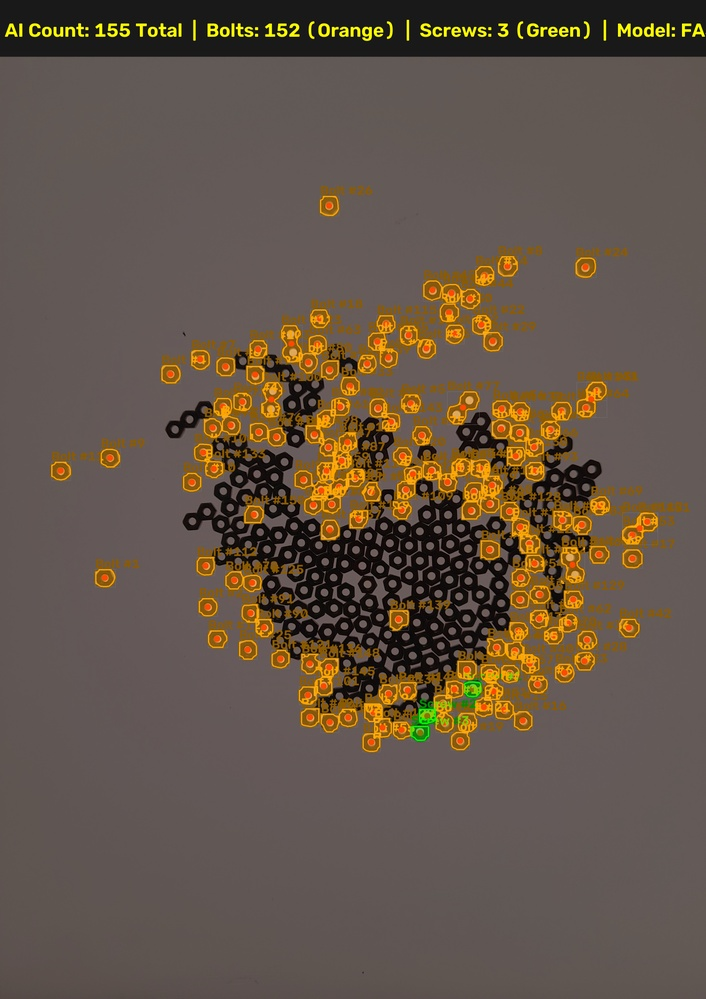
#> input picture Athira_PT/AI/output/sample_all_bolt_overlay.jpg, 706 x 999 px, shrunk from 3000 x 4241 before the run
$ python -i count_and_mask.py   (imports and definitions only)
#> lines starting #> are read from the running program, lines starting #| are printed output that depends on the picture; after the words box and inside, x2 and y2 are one past the last pixel; in counts of white or black regions, pixels touching at a corner belong together
"""
Non-AI Object Counting and Mask Overlay Pipeline
Author: Athira PT
Task: Count objects (screws, bolts, fasteners) and overlay segmentation masks
      with > 95% accuracy using classical Computer Vision (OpenCV).

Pipeline (works for both the `Screws` and `ScrewAndBolt` datasets):
  1. Background-subtracted silhouette segmentation at FULL resolution.
  2. Connected components -> every blob is either one object or a touching group.
  3. Estimate the area of ONE object from the smallest (isolated) blobs of the image.
  4. Blob area / single-object area -> number of objects in the blob.
  5. Groups are split into that many parts with k-means on the pixel coordinates.
"""

import os
import csv
import glob
import argparse
import cv2
import numpy as np

MIN_ABS_AREA = 400          # px, absolute noise floor (full resolution)
MIN_REL_AREA = 0.45         # blobs smaller than 45% of a single object = noise
BORDER_REL_AREA = 0.60      # blobs touching the image border must be >= 60% of an object
                            # (rejects dark vignette corners / partially visible debris)
SINGLES_FRACTION = 0.65     # smallest 65% of blobs -> median = single-object area (tuned on ground truth)
MIN_HOLE_AREA = 60          # px, smallest hole considered a nut hole
OVERLAP_GAIN = 1.00         # object count of a blob = round(area / single-object area)


def segment_foreground(img):
    """Binary silhouette of objects: local background model + Otsu-scaled threshold."""
    gray = cv2.GaussianBlur(cv2.cvtColor(img, cv2.COLOR_BGR2GRAY), (5, 5), 0)
    h, w = gray.shape
    # Background = smooth surface (degree-6 polynomial in x,y) fitted robustly to the image:
    # iteratively refit using only pixels that are NOT darker than the current fit, so objects
    # (even huge piles) never pull the surface down, while vignetting / lighting gradients are followed.
    f = 0.05
    small = cv2.resize(gray, None, fx=f, fy=f, interpolation=cv2.INTER_AREA).astype(np.float64)
    sh, sw = small.shape
    yy, xx = np.mgrid[0:sh, 0:sw]
    xn, yn = xx / max(sw - 1, 1) * 2 - 1, yy / max(sh - 1, 1) * 2 - 1
    terms = [(xn ** i) * (yn ** j) for i in range(7) for j in range(7 - i)]
    A = np.stack([t.ravel() for t in terms], axis=1)
    z = small.ravel()
    use = np.ones_like(z, dtype=bool)
    for _ in range(8):
        coef, *_ = np.linalg.lstsq(A[use], z[use], rcond=None)
        fit = A @ coef
        use = (z - fit) > -15.0          # keep background-like pixels (not clearly darker than the fit)
        if use.sum() < 0.2 * z.size:
            break
    bg_small = np.clip(fit.reshape(sh, sw), 0, 255).astype(np.float32)
    bg = cv2.resize(bg_small, (w, h), interpolation=cv2.INTER_CUBIC)
    gray = gray.astype(np.float32)
    # Objects are darker than the background (backlit / light table).
    diff = np.clip(bg - gray, 0, 255).astype(np.uint8)
    otsu, _ = cv2.threshold(diff, 0, 255, cv2.THRESH_BINARY + cv2.THRESH_OTSU)
    mask = (diff > max(25, 0.6 * otsu)).astype(np.uint8) * 255
    return cv2.morphologyEx(mask, cv2.MORPH_CLOSE, np.ones((5, 5), np.uint8))


def estimate_single_area(areas):
    """Area of one object = median of the smallest blobs (those are isolated objects)."""
    areas = np.sort(np.asarray(areas, dtype=np.float64))
    k = max(3, int(len(areas) * SINGLES_FRACTION))
    return float(np.median(areas[:k]))


def split_blob(blob_mask, k):
    """Split a binary blob into k parts using k-means on pixel coordinates."""
    ys, xs = np.nonzero(blob_mask)
    pts = np.column_stack([xs, ys]).astype(np.float32)
    crit = (cv2.TERM_CRITERIA_EPS + cv2.TERM_CRITERIA_MAX_ITER, 30, 0.5)
    _, labels, _ = cv2.kmeans(pts, k, None, crit, 3, cv2.KMEANS_PP_CENTERS)
    labels = labels.ravel()
    parts = []
    for i in range(k):
        part = np.zeros_like(blob_mask)
        part[ys[labels == i], xs[labels == i]] = 255
        parts.append(part)
    return parts


def find_holes(mask, labels):
    """
    Enclosed background holes of the silhouette (the hole of every nut, even when nuts touch).
    Returns {blob_label: [(cx, cy), ...]} keeping only round holes of a consistent size.
    """
    cnts, hier = cv2.findContours(mask, cv2.RETR_CCOMP, cv2.CHAIN_APPROX_SIMPLE)
    if hier is None:
        return {}
    cand = []
    for i, c in enumerate(cnts):
        parent = hier[0][i][3]
        if parent == -1:
            continue
        area = cv2.contourArea(c)
        per = cv2.arcLength(c, True)
        if area < MIN_HOLE_AREA or per == 0:
            continue
        circ = 4 * np.pi * area / (per * per)
        M = cv2.moments(c)
        cx, cy = M["m10"] / M["m00"], M["m01"] / M["m00"]
        px, py = cnts[parent][0][0]
        cand.append((area, circ, cx, cy, int(labels[py, px])))
    round_areas = [a for a, circ, *_ in cand if circ > 0.7]
    if len(round_areas) < 3:
        return {}
    ref = float(np.median(round_areas))
    holes = {}
    for a, circ, cx, cy, lab in cand:
        if circ > 0.7 and 0.5 * ref <= a <= 2.0 * ref:
            holes.setdefault(lab, []).append((cx, cy))
    return holes


def split_by_seeds(blob_mask, seeds):
    """Assign every blob pixel to its nearest seed (Voronoi split) -> one mask per seed."""
    ys, xs = np.nonzero(blob_mask)
    d = (xs[:, None] - seeds[None, :, 0]) ** 2 + (ys[:, None] - seeds[None, :, 1]) ** 2
    nearest = d.argmin(axis=1)
    parts = []
    for i in range(len(seeds)):
        part = np.zeros_like(blob_mask)
        part[ys[nearest == i], xs[nearest == i]] = 255
        if part.any():
            parts.append(part)
    return parts


def extract_instances(img):
    """Returns list of (mask_crop, x, y, k, reliable): one entry per object, k = objects in its source blob,
    reliable = True when the split is anchored on nut holes or the blob is a single object."""
    orig_h, orig_w = img.shape[:2]
    # Steps 1-2: silhouette + connected components
    mask = segment_foreground(img)
    n, labels, stats, _ = cv2.connectedComponentsWithStats(mask, connectivity=8)
    blob_ids = [i for i in range(1, n) if stats[i, cv2.CC_STAT_AREA] >= MIN_ABS_AREA]

    # Step 3: area of a single object
    single_area = estimate_single_area([stats[i, cv2.CC_STAT_AREA] for i in blob_ids]) if blob_ids else 1.0

    # Nut holes: robust per-object evidence inside piles of touching nuts
    holes = find_holes(mask, labels)

    # Steps 4-5: count per blob, split groups
    instances = []
    for i in blob_ids:
        x, y, w, h, area = stats[i]
        if area < MIN_REL_AREA * single_area:
            continue
        touches_border = x == 0 or y == 0 or x + w >= orig_w or y + h >= orig_h
        if touches_border and area < BORDER_REL_AREA * single_area:
            continue
        blob = (labels[y:y + h, x:x + w] == i).astype(np.uint8) * 255
        hs = holes.get(i, [])
        if len(hs) >= 2:
            # >= 2 nut holes: one nut per hole, split pixels to the nearest hole
            seeds = np.array([(hx - x, hy - y) for hx, hy in hs], dtype=np.float64)
            parts = split_by_seeds(blob, seeds)
            k = len(parts)
            reliable = True
        else:
            k = max(1, int(round(OVERLAP_GAIN * area / single_area)))
            parts = split_blob(blob, k) if k > 1 else [blob]
            reliable = k <= 2
        for p in parts:
            instances.append((p, x, y, k, reliable))

    return instances


def detect_items_non_ai(image_input, overlay_alpha=0.45):
    """
    Detects, segments and counts objects with classical Computer Vision.

    Returns dict: count, items, annotated_image, overlay_image, binary_mask, original_image
    """
#> called with image_input = '../AI/output/sample_all_bolt_overlay.jpg', overlay_alpha = 0.45
    if isinstance(image_input, str):
        if not os.path.isfile(image_input):
            raise FileNotFoundError(f"Image not found at: {image_input}")
        img = cv2.imread(image_input)
#> img is the input picture: shape (999, 706, 3); mean B, G, R 70.8, 84.5, 99.3
        if img is None:
            raise ValueError(f"Could not read image file: {image_input}")
    else:
        img = image_input.copy()

    orig_h, orig_w = img.shape[:2]

    instances = [(p, x, y) for p, x, y, *_ in extract_instances(img)]
#> in segment_foreground, `z = small.ravel()`: z = 1750 values, max 140 at index 856, min 25 at index 0, mean 87.48
#> in segment_foreground, `diff = np.clip(bg - gray, 0, 255).astype(np.uint8)`:
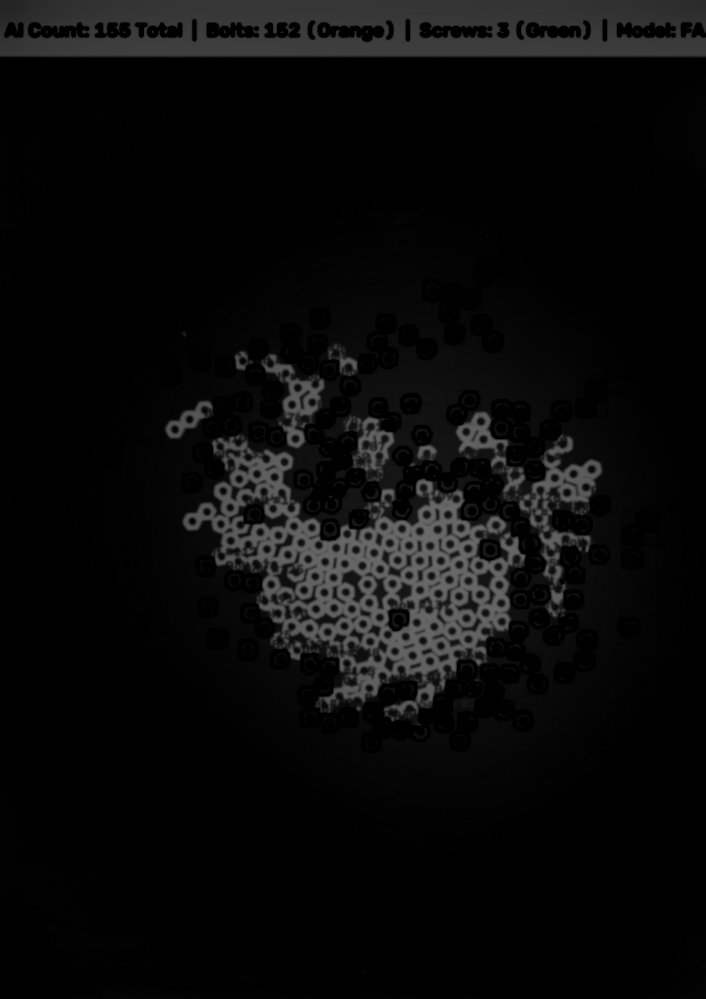
#> diff: shape (999, 706); min 0, max 107, mean 9.6
#> in segment_foreground, `otsu, _ = cv2.threshold(diff, 0, 255, cv2.THRESH_BINARY + cv2.THRESH_O..`: otsu = 34
#> in segment_foreground, `mask = (diff > max(25, 0.6 * otsu)).astype(np.uint8) * 255`:
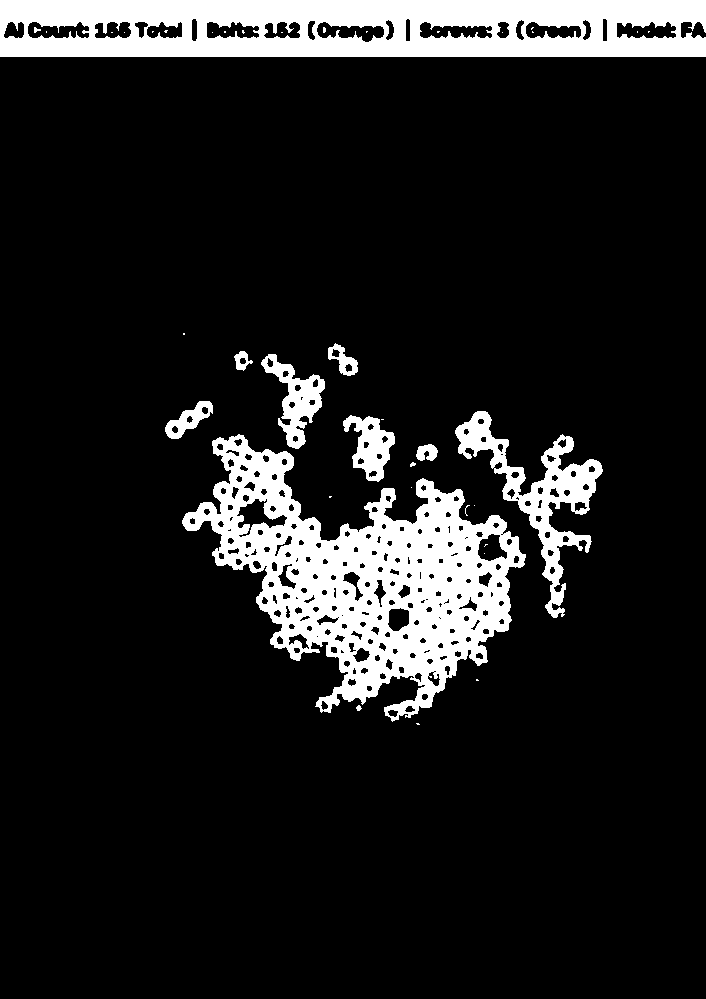
#> mask: shape (999, 706); 12.3% white; 39 white regions (27 under 20 px), largest, box (x1, y1, x2, y2) and area: (182, 434, 526, 722) 40188, (0, 0, 706, 57) 33497, (455, 411, 603, 618) 7012
#> in extract_instances, `n, labels, stats, _ = cv2.connectedComponentsWithStats(mask, connectiv..`:
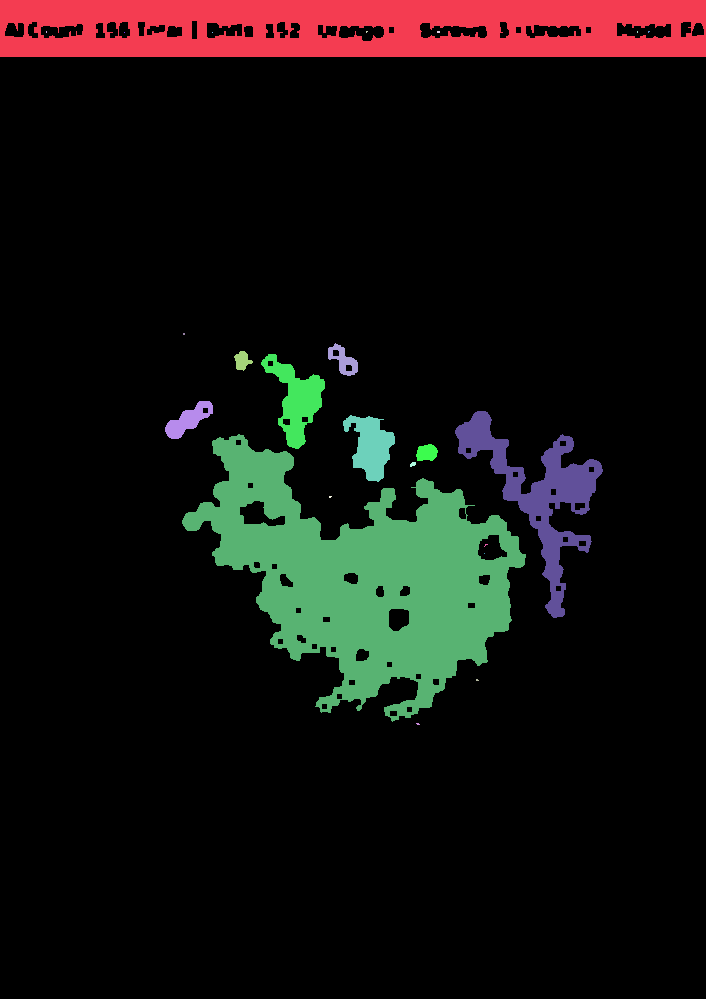
#> labels: shape (999, 706) int32; 24 distinct labels, from 0 to 23; one colour per label, 0 black
#> in extract_instances, `n, labels, stats, _ = cv2.connectedComponentsWithStats(mask, connectiv..`: n = 24; stats = 24 rows, first 6: [0, 21, 706, 978, 610924], [0, 0, 706, 57, 34998], [46, 31, 1, 2, 2], [366, 31, 2, 2, 3], [437, 31, 3, 2, 6], [637, 31, 1, 2, 2]
#> in extract_instances, `blob_ids = [i for i in range(1, n) if stats[i, cv2.CC_STAT_AREA] >= MI..`: blob_ids = [1, 10, 12, 13, 14, 15, 16]
#> in estimate_single_area, `areas = np.sort(np.asarray(areas, dtype=np.float64))`: areas = [461, 838, 1973, 2553, 7815, 34998, 45143]
#> in estimate_single_area, `k = max(3, int(len(areas) * SINGLES_FRACTION))`: k = 4
#> in extract_instances, `single_area = estimate_single_area([stats[i, cv2.CC_STAT_AREA] for i i..`: single_area = 1405.5
#> in find_holes, `cnts, hier = cv2.findContours(mask, cv2.RETR_CCOMP, cv2.CHAIN_APPROX_S..`: cnts = 94 contours, 14 with area under 20; largest, box (x1, y1, x2, y2) and area: (182, 434, 526, 722) 47050, (0, 0, 706, 57) 39480, (455, 411, 603, 618) 7678, (261, 354, 325, 449) 2510, (343, 415, 395, 482) 1858
#> the loop in find_holes, `for i, c in enumerate(cnts):` made 94 passes
#> (parent, area, per) on passes 9 to 16: (7, 46, 25.66), (7, 34, 21.66), (7, 34, 21.66), (7, 34, 21.66), (7, 40, 23.66), (7, 45.5, 25.07), (7, 34, 21.66), (7, 34, 21.66)
#> after the loop in find_holes, `for i, c in enumerate(cnts):`: cand = 35 items, first 6: (149, 0.849, 361.7, 654.8, 16), (67, 0.759, 300.9, 638.5, 16), (412.5, 0.877, 398, 618.5, 16), (98, 0.846, 404.7, 590.8, 16), (90, 0.866, 379.6, 591.2, 16), (111.5, 0.845, 484, 579.2, 16)
#> in find_holes, `round_areas = [a for a, circ, *_ in cand if circ > 0.7]`: round_areas = [149, 67, 412.5, 98, 90, 111.5, 132, 147, 82, 75.5, 108.5, 169, 141, 167.5]
#> in find_holes, `ref = float(np.median(round_areas))`: ref = 121.8
#> the loop in find_holes, `for a, circ, cx, cy, lab in cand:` made 35 passes
#> after the loop in find_holes, `for a, circ, cx, cy, lab in cand:`: holes = {16: [(361.7, 654.8), (300.9, 638.5), (404.7, 590.8), (379.6, 591.2), (484, 579.2), (285.3, 580.6), (350.9, 577.8), (461.9, 513.1)], 14: [(579.1, 505.6)], 1: [(248.3, 31.03), (173.9, 31.24), (697.6, 29.56), (123.8, 29.63)]}
#> the loop in extract_instances, `for i in blob_ids:` made 7 passes
#> (i, x, y, w, h, area, touches_border, hs) on pass 5: (14, 455, 411, 148, 207, 7815, False, [(579.1, 505.6)])
#> after the loop in extract_instances, `for i in blob_ids:`:
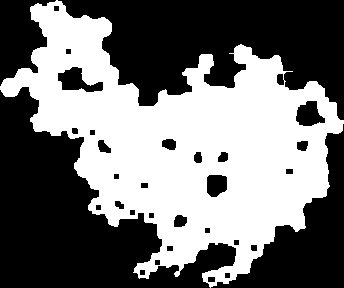
#> blob: shape (288, 344); 45.6% white; 1 white region, box (x1, y1, x2, y2) and area: (0, 0, 344, 288) 45143
#> after the loop in extract_instances, `for i in blob_ids:`: instances = 22 items
#> instances = 22 items

    # Step 6: visualisation
    binary_mask = np.zeros((orig_h, orig_w), dtype=np.uint8)
    overlay = img.copy()
    mask_layer = np.zeros_like(img)
    colors = [(0, 255, 0), (0, 215, 255), (255, 128, 0), (0, 165, 255), (255, 0, 128), (50, 205, 50)]
    scale_factor = max(orig_h, orig_w) / 1080.0
    items = []

    for idx, (p, x0, y0) in enumerate(instances, start=1):
        color = colors[(idx - 1) % len(colors)]
        cnts, _ = cv2.findContours(p, cv2.RETR_EXTERNAL, cv2.CHAIN_APPROX_SIMPLE)
        if not cnts:
            continue
        cnt = max(cnts, key=cv2.contourArea) + [x0, y0]
        full = [c + [x0, y0] for c in cnts]
        cv2.drawContours(binary_mask, full, -1, 255, thickness=cv2.FILLED)
        cv2.drawContours(mask_layer, full, -1, color, thickness=cv2.FILLED)
        cv2.drawContours(overlay, full, -1, color, thickness=max(2, int(round(2 * scale_factor))))

        bx, by, bw, bh = cv2.boundingRect(cnt)
        M = cv2.moments(cnt)
        cx = int(M["m10"] / M["m00"]) if M["m00"] else bx + bw // 2
        cy = int(M["m01"] / M["m00"]) if M["m00"] else by + bh // 2
        cv2.circle(overlay, (cx, cy), max(3, int(round(3.5 * scale_factor))), (0, 0, 255), -1)
        cv2.putText(overlay, f"#{idx}", (bx, max(18, by - 5)), cv2.FONT_HERSHEY_SIMPLEX,
                    max(0.35, 0.45 * scale_factor), color, max(1, int(round(1.5 * scale_factor))), cv2.LINE_AA)
        items.append({"id": idx, "bbox": [int(bx), int(by), int(bw), int(bh)],
                      "centroid": (cx, cy), "area": float(cv2.countNonZero(p))})
#> this loop made 22 passes
#> (x0, y0, color, bx, by, bw, bh, cx) on passes 1, 2, 3, 4, 5, 6, 8, 9: (0, 0, (0, 255, 0), 211, 0, 263, 57, 340), (0, 0, (0, 215, 255), 149, 0, 63, 57, 180), (0, 0, (255, 128, 0), 473, 0, 233, 57, 590), (0, 0, (0, 165, 255), 0, 0, 150, 57, 74), (261, 354, (255, 0, 128), 278, 396, 44, 53, 297), (261, 354, (50, 205, 50), 261, 354, 64, 46, 293), (455, 411, (0, 215, 255), 541, 434, 36, 50, 557), (455, 411, (255, 128, 0), 531, 513, 61, 54, 557)
#> binary_mask: shape (999, 706); 14.1% white; 6 white regions, box (x1, y1, x2, y2) and area: (182, 434, 526, 722) 46948, (0, 0, 706, 57) 39090, (455, 411, 603, 618) 8065, (261, 354, 325, 449) 2648, (343, 415, 395, 482) 1973, (165, 401, 213, 439) 863
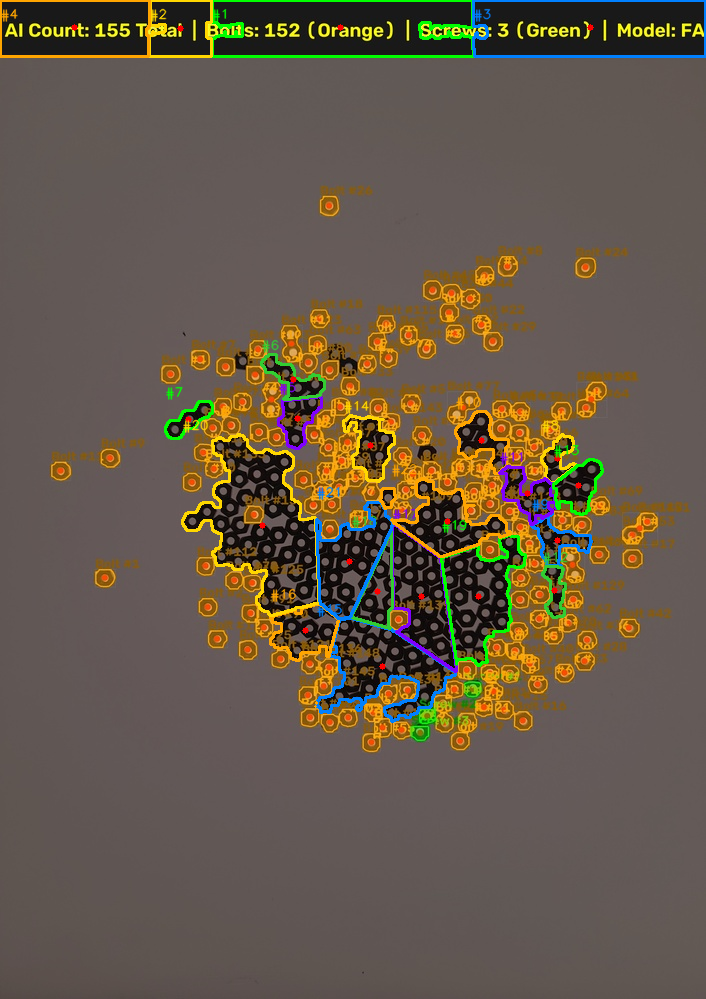
#> overlay: shape (999, 706, 3); 3.5% of pixels changed, all inside (x1, y1, x2, y2) = (0, 0, 706, 723)
#> after the loop, items = 22 items

    cv2.addWeighted(mask_layer, overlay_alpha, overlay, 1.0 - overlay_alpha, 0, overlay)
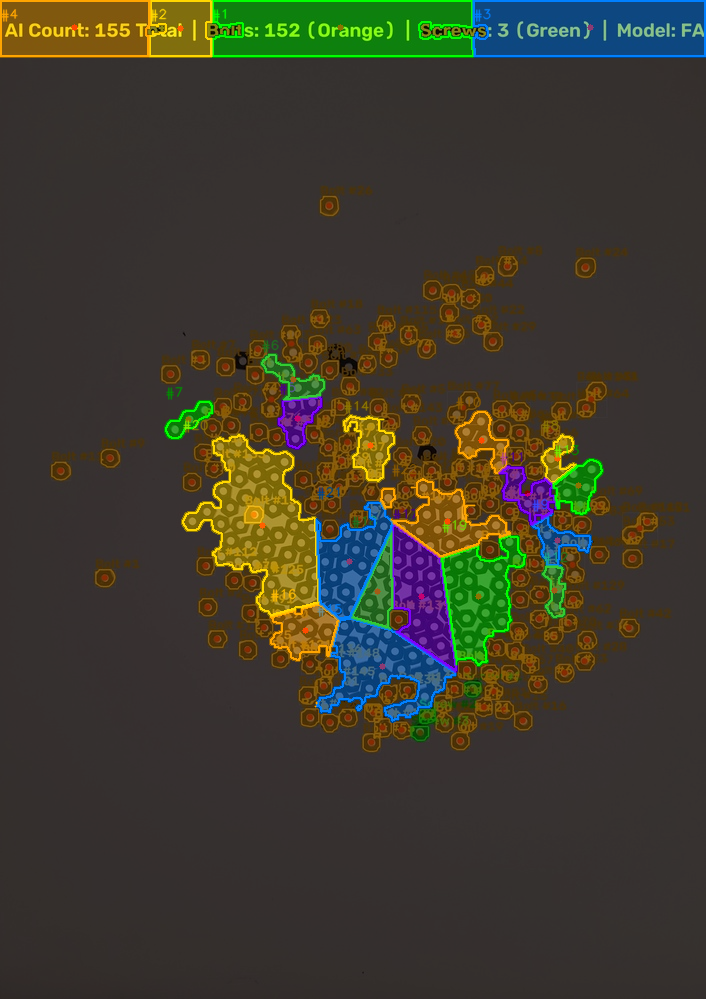
#> overlay: shape (999, 706, 3); mean B, G, R 45.7, 59.5, 62.2

    total = len(items)
#> total = 22
    banner_height = max(55, int(round(65 * scale_factor)))
    banner = np.full((banner_height, orig_w, 3), 25, dtype=np.uint8)
#> banner: shape (60, 706, 3); every value is 25
    cv2.putText(banner, f"Non-AI Object Count: {total}  |  Method: Silhouette + Area-based Group Splitting",
                (20, int(banner_height * 0.65)), cv2.FONT_HERSHEY_SIMPLEX, max(0.55, 0.75 * scale_factor),
                (0, 255, 255), max(1, int(round(2 * scale_factor))), cv2.LINE_AA)
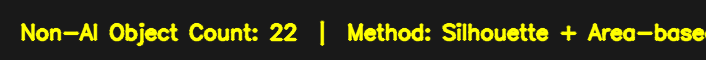
#> banner: shape (60, 706, 3); mean of channels 0, 1, 2 22.1, 52.4, 52.4; drawn as B, G, R

    return {"count": total, "items": items, "annotated_image": np.vstack([banner, overlay]),
            "overlay_image": overlay, "binary_mask": binary_mask, "original_image": img}


# [9 lines left out: function load_ground_truth, not called in this run]


def count_accuracy(pred, gt):
    """Counting accuracy in percent: 100 * (1 - |pred - gt| / gt)."""
    return max(0.0, 1.0 - abs(pred - gt) / gt) * 100.0


# [70 lines left out: functions evaluate_dataset, main, not called in this run]


# [2 lines not run here, left out]

>>> result = detect_items_non_ai('../AI/output/sample_all_bolt_overlay.jpg')
#> result = 6 items
